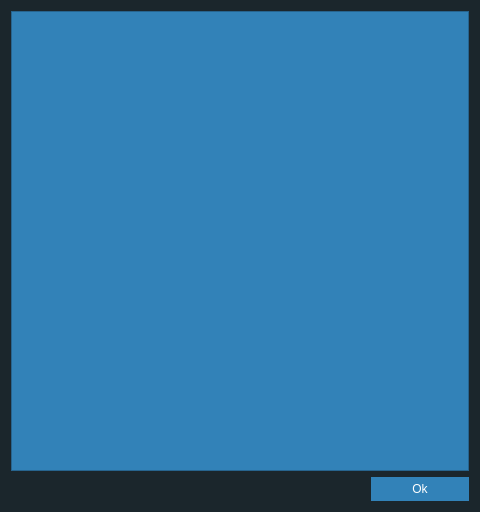
<?xml version="1.0" encoding="UTF-8"?>
<ui version="4.0">
 <class>AircraftInfoDialog</class>
 <widget class="QDialog" name="AircraftInfoDialog">
  <property name="geometry">
   <rect>
    <x>0</x>
    <y>0</y>
    <width>480</width>
    <height>512</height>
   </rect>
  </property>
  <property name="windowTitle">
   <string>Info about aicraft</string>
  </property>
  <property name="styleSheet">
   <string notr="true">QDialog {
    background-color: #1B262C;
}

QScrollBar:vertical {
	border: none;
	background: #0F4C75;
	width: 14px;
	border-radius: 0px;
}

QHeaderView::section {
    background-color: #0F4C75;
    padding: 4px;
    border: 1px solid #fffff8;
    font-size: 14pt;
	 color:  white;
}

QTableWidget {
	background-color: #3282B8;
    color: white;
    gridline-color: #fffff8;
    font-size: 12pt;
}

QTableWidget QTableCornerButton::section {
    background-color:  #0F4C75;;
    border: 1px solid #fffff8;
}

QLabel {
    color: #BBE1FA;
}

QGraphicsView {
    color: #BBE1FA;
	border: 1px solid #3282B8;
}

QGroupBox {
    background-color: #0F4C75;
    color: white;
    border: 1px solid #3282B8;
}

QPushButton {
    background-color: #3282B8;
    color: white;
    border: none;
    padding: 5px 10px;
}

QPushButton:hover {
    background-color: #BBE1FA;
    color: #3282B8;
}

QCheckBox {
    color: #BBE1FA;
}

QMenuBar {
    background-color: #0F4C75;
    color: white;
}

QStatusBar {
    background-color: #0F4C75;
    color: white;
}

QToolBar {
    background-color: #0F4C75;
    color: white;
}

QSpinBox {
	background-color:#0F4C75;
	color: white;
}</string>
  </property>
  <layout class="QVBoxLayout" name="verticalLayout">
   <item>
    <widget class="QTableWidget" name="TW_aircraftInfo"/>
   </item>
   <item>
    <layout class="QHBoxLayout" name="horizontalLayout">
     <item>
      <spacer name="horizontalSpacer">
       <property name="orientation">
        <enum>Qt::Horizontal</enum>
       </property>
       <property name="sizeType">
        <enum>QSizePolicy::Preferred</enum>
       </property>
       <property name="sizeHint" stdset="0">
        <size>
         <width>360</width>
         <height>20</height>
        </size>
       </property>
      </spacer>
     </item>
     <item>
      <widget class="QPushButton" name="PB_ok">
       <property name="sizePolicy">
        <sizepolicy hsizetype="Preferred" vsizetype="Fixed">
         <horstretch>0</horstretch>
         <verstretch>0</verstretch>
        </sizepolicy>
       </property>
       <property name="text">
        <string>Ok</string>
       </property>
      </widget>
     </item>
    </layout>
   </item>
  </layout>
 </widget>
 <resources/>
 <connections/>
</ui>
